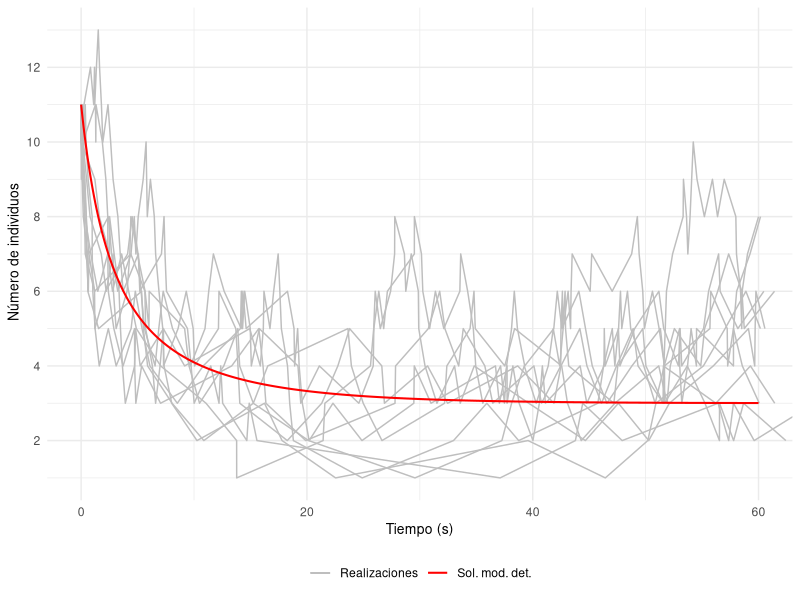

Generate this figure with R:
## ---- chunk 1
# La librería "deSolve" incluye funciones que resuelven ecuaciones diferenciales ordinarias
library("deSolve")
# Usaremos la librería "ggplot2" para imprimir gráficamente los resultados
library("ggplot2")
## ---- chunk 2
tiempo_exponencial <- function(a0){
  r1 <- runif(n=1,min=0,max=1)
  return((1/a0)*log(1/r1))
}
## ---- chunk 3
Logistica_EDO <- function(t,state,parameters){
  with(as.list(c(state, parameters)), { 
    dX <- r * X *(1-X/k)
    list(dX)
  })
}
## ---- chunk 4

Logistica1_Gillespie <- function(r,k,x0,t0,tf){
  
  # Variable espacial que almacena el estado del sistema en tras cada reacción
  x <- x0
  # Variable espacial
  x_actual <- x0
  
  # Controlamos la extinción mediante una variable lógica
  extincion <- FALSE
  
  # Variable temporal
  t <- t0
  # Variable que almacena todos los tiempos de reacción
  t_imprimir <- t0
  
  # Cálculo de las propensidades individuales y de la propensidad total  
  a <- c(r*x_actual,(r*x_actual*(x_actual-1))/2*k)
  a0 <- sum(a)
    
  # Controlamos la extinción de la población mediante una variable lógica
  extincion <- FALSE

  while(t<tf){ 
    
    # Calculamos el siguiente tiempo de reacción
    t <- t+tiempo_exponencial(a0)
    # Almacenamos el siguiente tiempo de reacción
    t_imprimir <- c(t_imprimir, t)
    
    if(t == Inf){
      
      x_actual <- 0
    
    }else{
      
      # Calculamos la siguiente reacción
      r2 <- runif(n=1, min=0, max=1)
      
      if(a[1]>=r2*a0)
        x_actual <- x_actual + 1
      else
        x_actual <- x_actual - 1
      
      # Calculamos las propensidades individuales y la propensidad total
      a <- c(r*x_actual,r*x_actual*(x_actual-1)/k)
      a0 <- sum(a)
    
      }
  
  
    # Almacenamos el estado del sistema
    x <- c(x,x_actual)
  }
  
  
  # Si la población se extingue cambiamos la variable extincion a TRUE
  if(x_actual == 0)
     extincion <- TRUE
  
  datos <- data.frame(t_imprimir=t_imprimir, x_imprimir=x, row.names = NULL)
  
  # Devolvemos una lista que nos indica si se ha extinguido la población 
  # y una base de datos con la evolución temporal del sistema
  return(list(extincion = extincion, datos = datos))
}

## ---- chunk 5
# Consideramos los parámetros adecuados
r <- 0.1
k <- 3
x0 <- 11
t0 <- 0
tf <- 60

# Número de realizaciones a realizar
n_realizaciones <- 10

# Inicializamos el gráfico en el que incluimos cada realización
grafico <- ggplot()

for (i in 1:n_realizaciones) {
  realizacion <- Logistica1_Gillespie(r,k,x0,t0,tf)
  if(realizacion$extincion)
    warning(paste("Extinción de la población en la realización ", i))
  imprimir <- realizacion$datos
  grafico <- grafico + geom_line(data = imprimir, aes(x = t_imprimir, y = x_imprimir, color="Realizaciones"))
}

## ---- chunk 6
int <- 0.05
parameter <- c(r,k)
state <- c(X=x0)
times <- seq(t0,tf,by=int)

# Resolvemos la EDO usando la función ode() de la librería "deSolve"
out <- ode(y=state, times = times, func = Logistica_EDO, parms = parameter)

# Convertimos el resultado de la función a una base de datos para poder representarlo gráficamente
out <- data.frame(out)

# Añadimos la solución de la EDO al gráfico
grafico <- grafico + geom_line(lwd=0.7,data=out,aes(x = time, y = X, color="Sol. mod. det."))

## ---- chunk 7
grafico <- grafico +
   labs(x = "Tiempo (s)", y = " Número de individuos") + 
   theme_minimal() + coord_cartesian(xlim = c(0, 60)) +
   theme(legend.title=element_blank(),legend.position = "bottom",
        axis.title.x = element_text(size = 10),  
        axis.title.y = element_text(size = 10)) +
   scale_color_manual(values = c("Realizaciones"="gray", "Sol. mod. det." = "red"),
                      breaks = c("Realizaciones", "Sol. mod. det.")) + 
   scale_y_continuous(
    breaks = seq(0, 12, by = 2)
  )

print(grafico)
